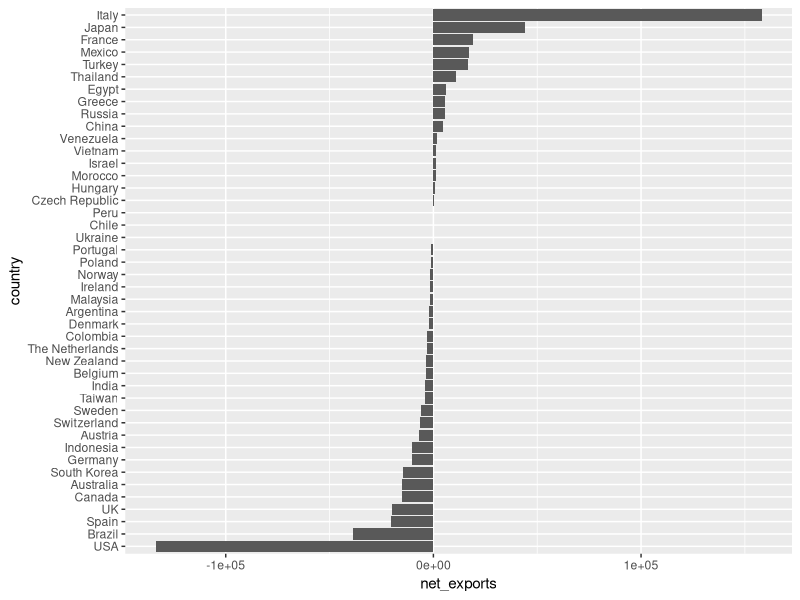
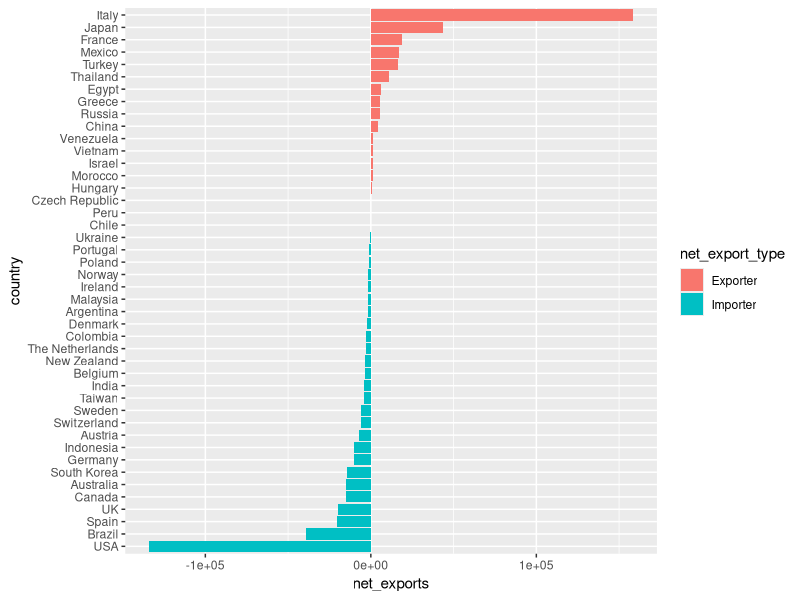
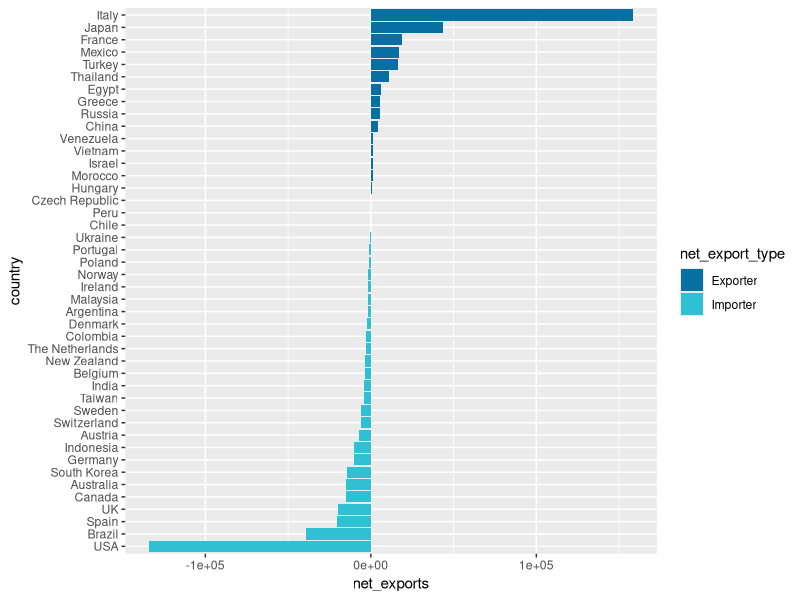
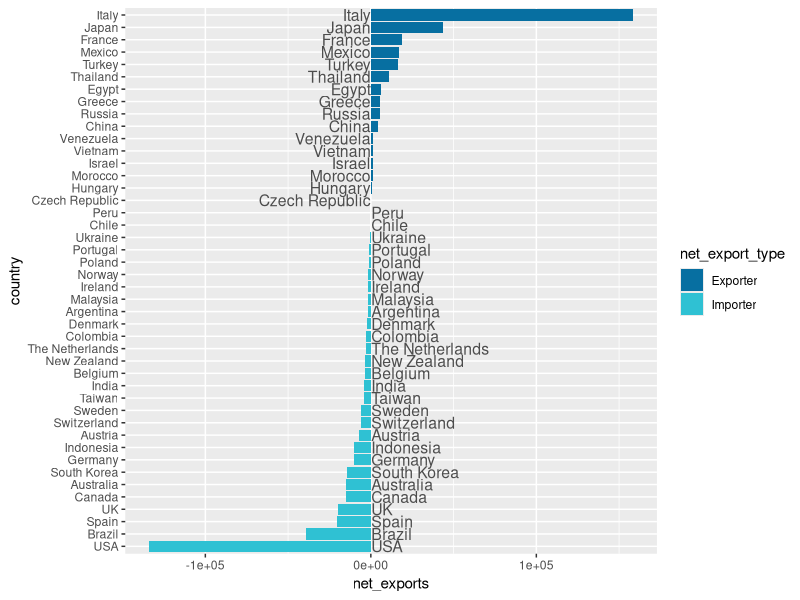
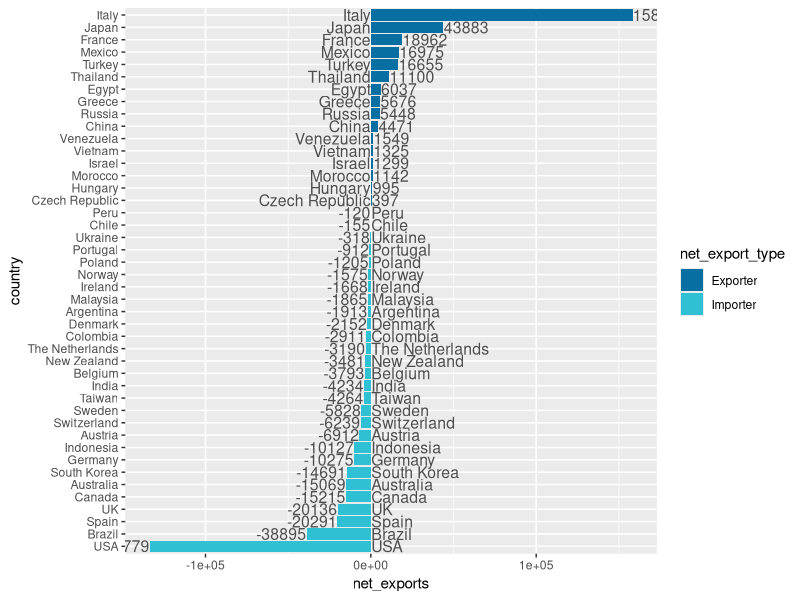
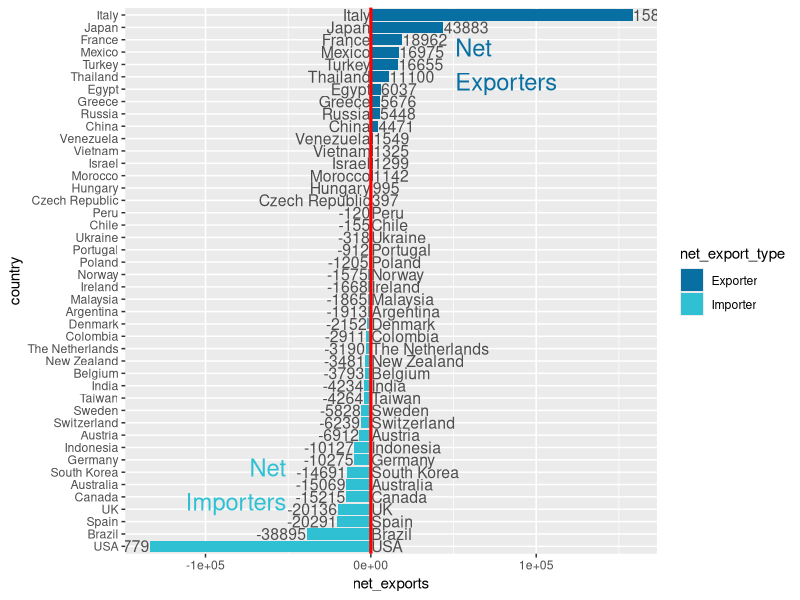
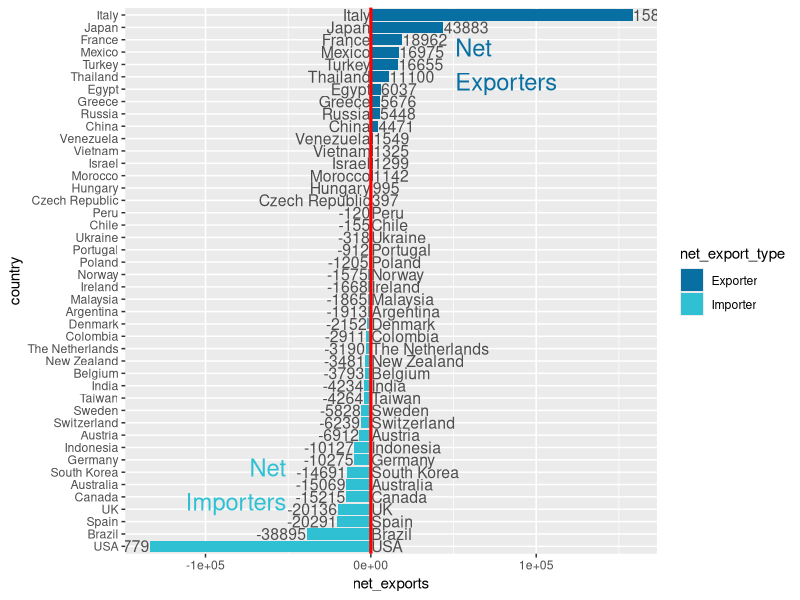
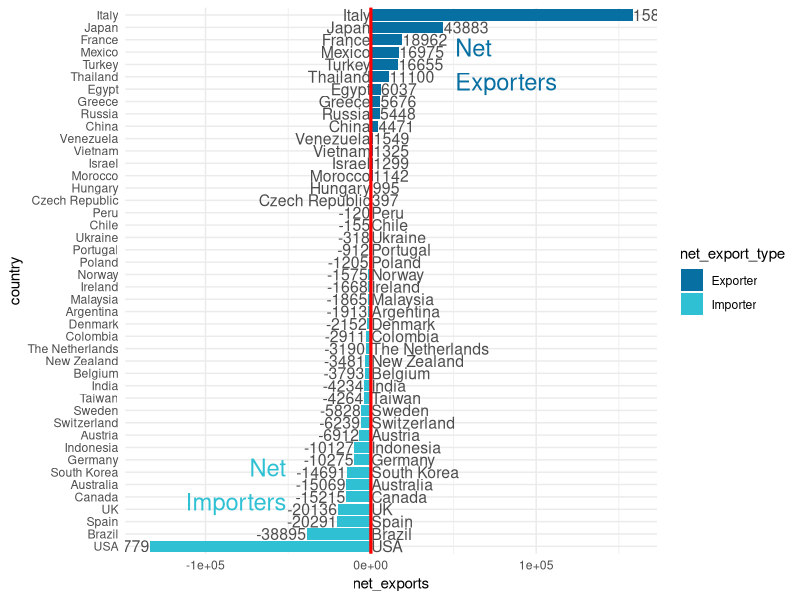

Generate these figures, in order, with R:
## ---- chunk 1

library(tidyverse)
library(scales)

## ---- chunk 2

# Load data
df <- read_csv("archetypes/world-cuisine-preferences/table-6-cuisine-net-exports-excluding-fast-food.csv")
df


## ---- chunk 3

df_1 <- df %>%
  select(country = Country, exports = Exports, imports = Imports) %>%
  # Calculate the net exports and fill in the fourth column
  mutate(net_exports = exports - imports)%>% 
  # Remove all missing data
  filter(net_exports!='NA')%>% 
  # Change order of factors to sort from highest to lowest
  mutate(country = factor(country),
         country = fct_reorder(country, net_exports, max)) %>%
  # Make colors based on value threshold
  mutate(net_export_type = if_else(net_exports > 0, "Exporter", "Importer"),
         net_export_type = factor(net_export_type))
      

# Filter dataframe into two parts (countries with positive, or negative next exports) 
# We will use these two dataframes for labels later

df_left <- df_1 %>% 
  filter(net_exports > 0 )

df_right <- df_1 %>% 
  filter(net_exports < 0 )

df_1

## ---- chunk 4

ggplot(df_1, aes(x = net_exports, y =country)) +
  geom_col()
  #geom_bar(stat = "identity")


## ---- chunk 5

ggplot(df_1, aes(x = net_exports, y =country, fill = net_export_type)) +
  geom_col()


## ---- chunk 6

color_palette <- c("Exporter" = "#076fa1", "Importer" = "#2fc1d3")

ggplot(df_1, aes(x = net_exports, y =country, fill = net_export_type)) +
  geom_col()+
  scale_fill_manual(values = color_palette)


## ---- chunk 7

color_palette <- c("Exporter" = "#076fa1", "Importer" = "#2fc1d3")

ggplot(df_1, aes(x = net_exports, y =country, fill = net_export_type)) +
  geom_col() +
  scale_fill_manual(values = color_palette) +
  # Add country name Label for "Exporters"
  # x is "fixed"
  # note for hjust: 1 means right-justified
  geom_text(data = df_left, 
            aes(label = country,x = -110, y = country), 
            size = 4, hjust = 1, color = 'gray30')  +
  # Add country name Label for "Importers"
  geom_text(data = df_right,
            aes(label = country, x = 200, y = country),
            size = 4, hjust = 0, color= 'gray30' )


## ---- chunk 8

color_palette <- c("Exporter" = "#076fa1", "Importer" = "#2fc1d3")

ggplot(df_1, aes(x = net_exports, y =country, fill = net_export_type)) +
  geom_col() +
  scale_fill_manual(values = color_palette) +
  geom_text(data = df_left, 
            aes(label = country,x = -110, y = country), 
            size = 4, hjust = 1, color = 'gray30') +
  geom_text(data = df_right,
            aes(label = country, x = 200, y = country),
            size = 4, hjust = 0, color= 'gray30' ) +
  # Add values label for "Exporters"
  # x is "fixed"
  # note for hjust: 0 means left-justified
  geom_text(data = df_left,
            aes(label = net_exports, x = net_exports, y =country),
            position = position_nudge(x = 125),
            size = 4, hjust = 0, color = 'gray30') +
  # Add country name Label for "Importers"
  geom_text(data = df_right,
            aes(label = net_exports, x = net_exports, y =country),
            position = position_nudge(x = -125),
            size = 4, hjust = 1, color = 'gray30')


## ---- chunk 9

color_palette <- c("Exporter" = "#076fa1", "Importer" = "#2fc1d3")

ggplot(df_1, aes(x = net_exports, y =country, fill = net_export_type)) +
  geom_col() +
  scale_fill_manual(values = color_palette) +
  geom_text(data = df_left, 
            aes(label = country,x = -110, y = country), 
            size = 4, hjust = 1, color = 'gray30') +
  geom_text(data = df_right, 
            aes(label = country, x = 200, y = country),
            size = 4, hjust = 0, color= 'gray30' ) +
  geom_text(data = df_left, 
            aes(label = net_exports, x = net_exports, y =country), 
            position = position_nudge(x = 125), 
            size = 4, hjust = 0, color = 'gray30') +
  geom_text(data = df_right, 
            aes(label = df_right$net_exports, x = net_exports, y =country), 
            position = position_nudge(x = -125), 
            size = 4, hjust = 1, color = 'gray30') +
  # Red Line
  geom_vline(xintercept = 0, colour = "red", linetype = "solid", size = 1.1 )+
  # Manual Annotations
  annotate(geom = "text", x = 51000, y = 'Turkey', label = 'Net\nExporters', color = "#076fa1", size = 6, hjust = 0) +
  annotate(geom = "text", x = -51000, y = 'Australia' , label = 'Net\nImporters', color = "#2fc1d3", size = 6, hjust = 1)


## ---- chunk 10

color_palette <- c("Exporter" = "#076fa1", "Importer" = "#2fc1d3")

ggplot(df_1, aes(x = net_exports, y =country, fill = net_export_type)) +
  geom_col() +
  scale_fill_manual(values = color_palette) +
  geom_text(data = df_left, 
            aes(label = country,x = -110, y = country), 
            size = 4, hjust = 1, color = 'gray30') +
  geom_text(data = df_right, 
            aes(label = country, x = 200, y = country),
            size = 4, hjust = 0, color= 'gray30' ) +
  geom_text(data = df_left, 
            aes(label = net_exports, x = net_exports, y =country), 
            position = position_nudge(x = 125), 
            size = 4, hjust = 0, color = 'gray30') +
  geom_text(data = df_right, 
            aes(label = df_right$net_exports, x = net_exports, y =country), 
            position = position_nudge(x = -125), 
            size = 4, hjust = 1, color = 'gray30') +
  geom_vline(xintercept = 0, colour = "red", linetype = "solid", size = 1.1 )+
  # Manual Annotations
  # Note: use "\n" within the text to create "multi-lines"
  # use x and y to control where the anntotation will be displayed on the graph
  annotate(geom = "text", 
           x = 51000, 
           y = 'Turkey', 
           label = 'Net\nExporters', 
           color = "#076fa1", size = 6, hjust = 0) +
  annotate(geom = "text", 
           x = -51000, 
           y = 'Australia' , 
           label = 'Net\nImporters', 
           color = "#2fc1d3", size = 6, hjust = 1)


## ---- chunk 11

color_palette <- c("Exporter" = "#076fa1", "Importer" = "#2fc1d3")

ggplot(df_1, aes(x = net_exports, y =country, fill = net_export_type)) +
  geom_col() +
  scale_fill_manual(values = color_palette) +
  geom_text(data = df_left, 
            aes(label = country,x = -110, y = country), 
            size = 4, hjust = 1, color = 'gray30') +
  geom_text(data = df_right, 
            aes(label = country, x = 200, y = country),
            size = 4, hjust = 0, color= 'gray30' ) +
  geom_text(data = df_left, 
            aes(label = net_exports, x = net_exports, y =country), 
            position = position_nudge(x = 125), 
            size = 4, hjust = 0, color = 'gray30') +
  geom_text(data = df_right, 
            aes(label = df_right$net_exports, x = net_exports, y =country), 
            position = position_nudge(x = -125), 
            size = 4, hjust = 1, color = 'gray30') +
  geom_vline(xintercept = 0, colour = "red", linetype = "solid", size = 1.1 )+
  annotate(geom = "text", x = 51000, y = 'Turkey', 
           label = 'Net\nExporters', color = "#076fa1", size = 6, hjust = 0) +
  annotate(geom = "text", x = -51000, y = 'Australia' , 
           label = 'Net\nImporters', color = "#2fc1d3", size = 6, hjust = 1) +
  theme_minimal() 

## ---- chunk 12

color_palette <- c("Exporter" = "#076fa1", "Importer" = "#2fc1d3")

ggplot(df_1, aes(x = net_exports, y =country, fill = net_export_type)) +
  geom_col() +
  scale_fill_manual(values = color_palette) +
  geom_text(data = df_left, 
            aes(label = country,x = -110, y = country), 
            size = 4, hjust = 1, color = 'gray30') +
  geom_text(data = df_right, 
            aes(label = country, x = 200, y = country),
            size = 4, hjust = 0, color= 'gray30' ) +
  geom_text(data = df_left, 
            aes(label = net_exports, x = net_exports, y =country), 
            position = position_nudge(x = 125), 
            size = 4, hjust = 0, color = 'gray30') +
  geom_text(data = df_right, 
            aes(label = df_right$net_exports, x = net_exports, y =country), 
            position = position_nudge(x = -125), 
            size = 4, hjust = 1, color = 'gray30') +
  geom_vline(xintercept = 0, colour = "red", linetype = "solid", size = 1.1 )+
  annotate(geom = "text", x = 51000, y = 'Turkey', 
           label = 'Net\nExporters', color = "#076fa1", size = 6, hjust = 0) +
  annotate(geom = "text", x = -51000, y = 'Australia' , 
           label = 'Net\nImporters', color = "#2fc1d3", size = 6, hjust = 1) +
  theme_minimal()  + 
  theme(
    # remove legend
    legend.position='none', 
    # remove automatic x and y axis titles
    axis.title.x = element_blank(),
    axis.title.y = element_blank(),
    # remove y-axis labels and ticks
    axis.text.y=element_blank(), 
    axis.ticks.y=element_blank(),
    # Remove "minor" gridlines (both on x and y axis)
    panel.grid.minor = element_blank(),
    # Control characterics of "major" x gridline
    panel.grid.major.x = element_line(size = 0.5, linetype = 'solid', colour = "#b0bfc8"),
    # Remove "major" y gridline
    panel.grid.major.y = element_blank()
    )


## ---- chunk 13

color_palette <- c("Exporter" = "#076fa1", "Importer" = "#2fc1d3")

ggplot(df_1, aes(x = net_exports, y =country, fill = net_export_type)) +
  geom_col() +
  scale_fill_manual(values = color_palette) +
  geom_text(data = df_left, 
            aes(label = country,x = -110, y = country), 
            size = 4, hjust = 1, color = 'gray30') +
  geom_text(data = df_right, 
            aes(label = country, x = 200, y = country),
            size = 4, hjust = 0, color= 'gray30' ) +
  geom_text(data = df_left, 
            aes(label = net_exports, x = net_exports, y =country), 
            position = position_nudge(x = 125), 
            size = 4, hjust = 0, color = 'gray30') +
  geom_text(data = df_right, 
            aes(label = df_right$net_exports, x = net_exports, y =country), 
            position = position_nudge(x = -125), 
            size = 4, hjust = 1, color = 'gray30') +
  geom_vline(xintercept = 0, colour = "red", linetype = "solid", size = 1.1 )+
  annotate(geom = "text", x = 51000, y = 'Turkey', 
           label = 'Net\nExporters', color = "#076fa1", size = 6, hjust = 0) +
  annotate(geom = "text", x = -51000, y = 'Australia' , 
           label = 'Net\nImporters', color = "#2fc1d3", size = 6, hjust = 1) +
  theme_minimal()  + 
  theme(
    legend.position='none', 
    axis.title.x = element_blank(),
    axis.title.y = element_blank(),
    axis.text.y=element_blank(), 
    axis.ticks.y=element_blank(),
    panel.grid.minor = element_blank(),
    panel.grid.major.x = element_line(size = 0.5, linetype = 'solid', colour = "#b0bfc8"),
    panel.grid.major.y = element_blank()
    )+
  # Top Axis
  scale_x_continuous(limits = c(-150000, 175000), 
                     breaks=seq(-150000,175000, 25000), 
                     sec.axis = dup_axis())


## ---- chunk 14

color_palette <- c("Exporter" = "#076fa1", "Importer" = "#2fc1d3")

ggplot(df_1, aes(x = net_exports, y =country, fill = net_export_type)) +
  geom_col() +
  scale_fill_manual(values = color_palette) +
  geom_text(data = df_left, 
            aes(label = country,x = -110, y = country), 
            size = 4, hjust = 1, color = 'gray30') +
  geom_text(data = df_right, 
            aes(label = country, x = 200, y = country),
            size = 4, hjust = 0, color= 'gray30' ) +
  geom_text(data = df_left, 
            aes(label = net_exports, x = net_exports, y =country), 
            position = position_nudge(x = 125), 
            size = 4, hjust = 0, color = 'gray30') +
  geom_text(data = df_right, 
            aes(label = df_right$net_exports, x = net_exports, y =country), 
            position = position_nudge(x = -125), 
            size = 4, hjust = 1, color = 'gray30') +
  geom_vline(xintercept = 0, colour = "red", linetype = "solid", size = 1.1 )+
  annotate(geom = "text", x = 51000, y = 'Turkey', 
           label = 'Net\nExporters', color = "#076fa1", size = 6, hjust = 0) +
  annotate(geom = "text", x = -51000, y = 'Australia' , 
           label = 'Net\nImporters', color = "#2fc1d3", size = 6, hjust = 1) +
  theme_minimal()  + 
  theme(
    legend.position='none', 
    axis.title.x = element_blank(),
    axis.title.y = element_blank(),
    axis.text.y=element_blank(), 
    axis.ticks.y=element_blank(),
    panel.grid.minor = element_blank(),
    panel.grid.major.x = element_line(size = 0.5, linetype = 'solid', colour = "#b0bfc8"),
    panel.grid.major.y = element_blank()
    )+
  scale_x_continuous(limits = c(-150000, 175000), 
                     breaks=seq(-150000,175000, 25000), 
                     sec.axis = dup_axis()) +
  # Title and Caption
  labs(title = "Unbalanced diets", 
       subtitle = "Cuisine Net Exports Excluding Fast Food")


## ---- chunk 15

color_palette <- c("Exporter" = "#076fa1", "Importer" = "#2fc1d3")

v1 <- ggplot(df_1, aes(x = net_exports, y =country, fill = net_export_type)) +
  geom_col() +
  scale_fill_manual(values = color_palette) +
  geom_text(data = df_left, 
            aes(label = country,x = -110, y = country), 
            size = 4, hjust = 1, color = 'gray30') +
  geom_text(data = df_right, 
            aes(label = country, x = 200, y = country),
            size = 4, hjust = 0, color= 'gray30' ) +
  geom_text(data = df_left, 
            aes(label = net_exports, x = net_exports, y =country), 
            position = position_nudge(x = 125), 
            size = 4, hjust = 0, color = 'gray30') +
  geom_text(data = df_right, 
            aes(label = df_right$net_exports, x = net_exports, y =country), 
            position = position_nudge(x = -125), 
            size = 4, hjust = 1, color = 'gray30') +
  geom_vline(xintercept = 0, colour = "red", linetype = "solid", size = 1.1 )+
  annotate(geom = "text", x = 51000, y = 'Turkey', 
           label = 'Net\nExporters', color = "#076fa1", size = 6, hjust = 0) +
  annotate(geom = "text", x = -51000, y = 'Australia' , 
           label = 'Net\nImporters', color = "#2fc1d3", size = 6, hjust = 1) +
  theme_minimal()  + 
  theme(
    legend.position='none', 
    axis.title.x = element_blank(),
    axis.title.y = element_blank(),
    axis.text.y=element_blank(), 
    axis.ticks.y=element_blank(),
    panel.grid.minor = element_blank(),
    panel.grid.major.x = element_line(size = 0.5, linetype = 'solid', colour = "#b0bfc8"),
    panel.grid.major.y = element_blank()
    )+
  scale_x_continuous(limits = c(-150000, 175000), 
                     breaks=seq(-150000,175000, 25000), 
                     sec.axis = dup_axis()) +
  # Title and Caption
  labs(title = "Unbalanced diets", 
       subtitle = "Cuisine Net Exports Excluding Fast Food")

v1

